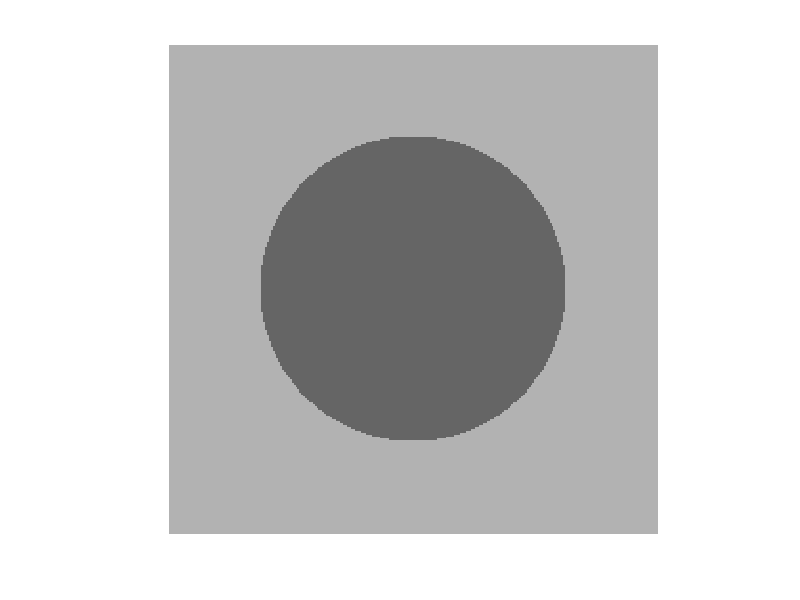

This chart was generated by the following MATLAB code: (Note: this script raises an error after producing the figure.)
clc
clear all
close all 

%% Create the base image

width = 256;
length = 256;

%creates arbitrary matrix with all values 0
baseImage = zeros(width, length);

% Makes the circle with two tones of intensity
for horizontal = 1 : width
    for vertical = 1 : length
         dist =((horizontal-128)^2+(vertical-128)^2)^(.5)
         if(dist<80)
            baseImage(horizontal, vertical) = 0.4;
         else
            baseImage(horizontal, vertical) = 0.7;
         end
    end
end

figure, imshow(baseImage);

%% Add three kinds of noises to the image

%Gaussian Noise (with mean 0 and variance 0.01)
gaussImage = imnoise(baseImage, 'gaussian', 0, 0.01);

%Uniform Noise (with range [-0.05 to 0.05])
[M,N] = size(baseImage);
unifNoise = imnoise2('uniform', M, N, -0.05, 0.05);
unifImage = baseImage + unifNoise;

%Salt & Pepper Noise (with d = 0.02)
saltpepImage = imnoise(baseImage, 'salt & pepper', 0.02);

figure, imshow(gaussImage);
gaussHist = myhist(im2uint8(gaussImage));
figure, plot(gaussHist);

figure, imshow(unifImage);
unifHist = myhist(im2uint8(unifImage));
figure, plot(unifHist);

figure, imshow(saltpepImage);
saltpepHist = myhist(im2uint8(saltpepImage));
figure, plot(saltpepHist);

%% Remove the noise from the images

%Remove gaussian noise
removeGauss = wiener2(gaussImage)
removeGauss = medfilt2(removeGauss);
figure, imshow (removeGauss);

%Remove uniform noise by applying wiener filter five times in succession
for i = 1 : 5
    unifImage = wiener2(unifImage);
    removeUnif = unifImage;
end
figure, imshow(removeUnif);

%Remove salt & pepper noise
removeSaltPep = medfilt2(saltpepImage);
figure, imshow(removeSaltPep);